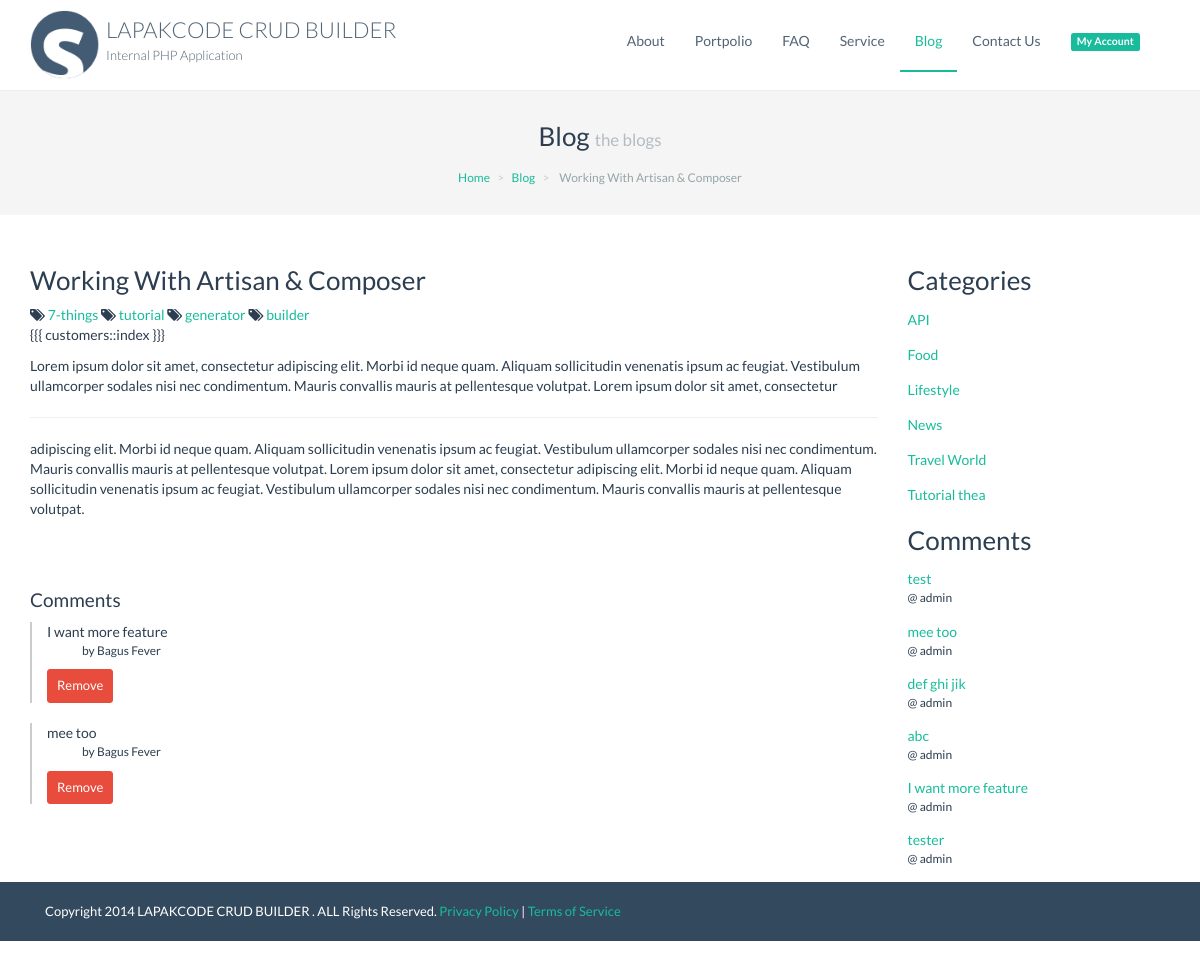
Screenshot of /blog/read/working-with-artisan-composer with the database file from the repository.
### tables this page shows
CREATE TABLE `tb_menu` (
  `menu_id` int(11) NOT NULL,
  `parent_id` int(11) DEFAULT '0',
  `module` varchar(50) DEFAULT NULL,
  `url` varchar(100) DEFAULT NULL,
  `menu_name` varchar(100) DEFAULT NULL,
  `menu_type` char(10) DEFAULT NULL,
  `role_id` varchar(100) DEFAULT NULL,
  `deep` smallint(2) DEFAULT NULL,
  `ordering` int(6) DEFAULT NULL,
  `position` enum('top','sidebar','both') DEFAULT NULL,
  `menu_icons` varchar(30) DEFAULT NULL,
  `active` enum('0','1') DEFAULT '1',
  `access_data` text,
  `allow_guest` enum('0','1') DEFAULT '0'
);

CREATE TABLE `tb_module` (
  `module_id` int(11) NOT NULL,
  `module_name` varchar(100) DEFAULT NULL,
  `module_title` varchar(100) DEFAULT NULL,
  `module_note` varchar(255) DEFAULT NULL,
  `module_author` varchar(100) DEFAULT NULL,
  `module_created` timestamp NULL DEFAULT NULL,
  `module_desc` text,
  `module_db` varchar(255) DEFAULT NULL,
  `module_db_key` varchar(100) DEFAULT NULL,
  `module_type` enum('master','report','proccess','core','generic','addon') DEFAULT 'master',
  `module_config` text,
  `module_lang` text
);

CREATE TABLE `tb_blogs` (
  `blogID` int(11) NOT NULL,
  `CatID` int(6) DEFAULT NULL,
  `title` text,
  `slug` text,
  `content` text,
  `created` datetime DEFAULT NULL,
  `tags` text,
  `status` enum('publish','unpublish','draft') DEFAULT 'draft',
  `image` varchar(100) DEFAULT NULL,
  `entryby` int(11) DEFAULT NULL
);

CREATE TABLE `tb_blogcomments` (
  `commentID` int(11) NOT NULL,
  `parentID` int(11) DEFAULT NULL,
  `user_id` int(11) DEFAULT NULL,
  `blogID` int(11) DEFAULT NULL,
  `name` text,
  `email` text,
  `comment` text,
  `created` timestamp NOT NULL DEFAULT CURRENT_TIMESTAMP ON UPDATE CURRENT_TIMESTAMP
);

CREATE TABLE `tb_users` (
  `id` int(11) NOT NULL,
  `group_id` int(6) DEFAULT NULL,
  `username` varchar(100) NOT NULL,
  `password` varchar(64) NOT NULL,
  `email` varchar(100) NOT NULL,
  `first_name` varchar(50) DEFAULT NULL,
  `last_name` varchar(50) DEFAULT NULL,
  `avatar` varchar(100) DEFAULT NULL,
  `active` tinyint(1) UNSIGNED DEFAULT NULL,
  `login_attempt` tinyint(2) DEFAULT '0',
  `last_login` datetime DEFAULT NULL,
  `created_at` timestamp NOT NULL DEFAULT CURRENT_TIMESTAMP,
  `updated_at` timestamp NULL DEFAULT NULL,
  `reminder` varchar(64) DEFAULT NULL,
  `activation` varchar(50) DEFAULT NULL,
  `remember_token` varchar(100) DEFAULT NULL
);

CREATE TABLE `tb_blogcategories` (
  `CatID` int(6) NOT NULL,
  `name` text,
  `slug` text,
  `descr` text,
  `enable` enum('0','1') DEFAULT NULL
);

### application/controllers/Blog.php (called while the page is built, shortened)
<?php if (!defined('BASEPATH')) exit('No direct script access allowed');
class Blog extends SB_Controller
{
  public $module     = 'blog';
  function __construct() {
    $this->load->model('blogmodel');
    $this->model = $this->blogmodel;
    $this->load->helper('text');
    $this->info = $this->model->makeInfo( $this->module);
    $this->data = array_merge( $this->data, array(
      'pageTitle'  =>   $this->info['title'],
      'pageNote'  =>  $this->info['note'],
      'pageModule'  => 'blog',
    ));
  }
  function read( $id = null)
  {
    $row = $this->model->getRowWhere('slug',$id);
    if($row)
    {
      $this->data['row'] =  $row;
    } else {
      $this->data['row'] = $this->model->getColumnTable('tb_blogs');
    }
    $this->load->model('blogcommentmodel');
    $rows_comment = $this->blogcommentmodel->getBlog( $row['blogID'] );
    $this->data['comments'] = $rows_comment;
    $this->data['id'] = $id;
    $this->data['rowsComment']      = $this->model->getComment();
    $this->data['rowsCategory']     = $this->model->getCategory();
    $this->data['rowsBlogComment']  = $this->model->getBlogComment( $row['blogID'] );
    $this->data['content'] =  $this->load->view('blog/view', $this->data ,true);
    $this->load->view('layouts/'.CNF_THEME.'/index', $this->data );
  }
}

### index.php (called while the page is built, shortened)
<?php
require_once BASEPATH.'core/CodeIgniter.php';

### application/core/SB_Model.php (called while the page is built, shortened)
<?php if (!defined('BASEPATH')) exit('No direct script access allowed');
class SB_Model extends CI_Model
{
	public $table;
	public $primaryKey;
	public function getRows( $args )
	{
		$key = $this->primaryKey;
		extract( array_merge( array(
			'page' 		=> '0' ,
			'limit'  	=> '0' ,
			'sort' 		=> '' ,
			'order' 	=> '' ,
			'params' 	=> '' ,
			'global'	=> '1'
		), $args ));
		$offset = $page-1 ;
		$limitConditional = ($page !=0 && $limit !=0) ? "LIMIT  $offset , $limit" : '';
		$orderConditional = ($sort !='' && $order !='') ?  " ORDER BY {$sort} {$order} " : '';
		$table = $this->table;
		$query = $this->db->query( $this->querySelect() . $this->queryWhere(). "
			{$params} ". $this->queryGroup() ." {$orderConditional}  {$limitConditional} ");
		$result = $query->result();
		if($key =='' ) { $key ='*'; } else { $key = $table.".".$key ; }
		$counter_select = preg_replace( '/[\s]*SELECT(.*)FROM/Usi', 'SELECT count('.$key.') as total FROM', $this->querySelect() );
		$query = $this->db->query( $counter_select . $this->queryWhere()." {$params} ". $this->queryGroup());
		$res = $query->result();
		$total = $res[0]->total;
		return $results = array('rows'=> $result , 'total' => $total);
	}
	function makeInfo( $id )
	{
		$query =  $this->db->get_where('tb_module', array('module_name'=> $id));
		$data = array();
		foreach($query->result() as $r)
		{
			$data['id']		= $r->module_id;
			$data['title'] 	= $r->module_title;
			$data['note'] 	= $r->module_note;
			$data['table'] 	= $r->module_db;
			$data['key'] 	= $r->module_db_key;
			$data['config'] = SiteHelpers::CF_decode_json($r->module_config);
			$field = array();
			foreach($data['config']['grid'] as $fs)
			{
				foreach($fs as $f)
					$field[] = $fs['field'];
			}
			$data['field'] = $field;
		}
		return $data;
	}
}
?>

### application/models/Blogcommentmodel.php (called while the page is built, shortened)
<?php if (!defined('BASEPATH')) exit('No direct script access allowed');
class Blogcommentmodel extends SB_Model
{
	public static function querySelect(  ){
		return "   SELECT tb_blogcomments.* FROM tb_blogcomments   ";
	}
	public static function queryWhere(  ){
		return "  WHERE tb_blogcomments.commentID IS NOT NULL   ";
	}
	public static function queryGroup(){
		return "   ";
	}
}
?>

### application/models/Blogmodel.php (called while the page is built, shortened)
<?php if (!defined('BASEPATH')) exit('No direct script access allowed');
class Blogmodel extends SB_Model
{
  public function getCategory (  ){
    $param = array(
      'sort' => 'name' ,
      'order' => 'asc' ,
    );
    $data = $this->blogcatmodel->getRows( $param );
    $data = json_decode( json_encode( $data ), true );
    return $data['rows'];
  }
  public function getComment (  ){
    $param = array(
      'sort' => 'commentid' ,
      'order' => 'desc' ,
      'limit' => '5' ,
    );
    $data = $this->blogcommentmodel->getRows( $param );
    $data = json_decode( json_encode( $data ), true );
    foreach ( $data['rows'] as $k =>& $v ){
      $blog = $this->db->get_where( 'tb_blogs' , array( 'blogId' => $v['blogID'] ));
      $v['_blog'] = $blog->row_array();
      $user = $this->db->get_where( 'tb_users' , array( 'id' =>   $v['user_id'] ));
    }
    return $data['rows'];
  }
  public function getBlogComment ( $id ){
    $this->db->select(" tb_blogcomments.*, tb_users.first_name, tb_users.last_name " );
    $this->db->join("tb_users", "tb_blogcomments.user_id = tb_users.id ", "left");
    $comment = $this->db->get_where( 'tb_blogcomments' , array( 'blogId' => $id ) );
    $data = $comment->result_array();
    return $data;
  }
}
?>

### application/models/Blogcatmodel.php (called while the page is built, shortened)
<?php if (!defined('BASEPATH')) exit('No direct script access allowed');
class Blogcatmodel extends SB_Model
{
	public static function querySelect(  ){
		return "   SELECT tb_blogcategories.* FROM tb_blogcategories   ";
	}
	public static function queryWhere(  ){
		return "  WHERE tb_blogcategories.CatID IS NOT NULL   ";
	}
	public static function queryGroup(){
		return "   ";
	}
}
?>

### application/helpers/site_helper.php (called while the page is built, shortened)
<?php
class SiteHelpers
{
	public static function menus( $position ='top',$active = '1')
	{
		$_this = & get_Instance();
		$data = array();
		$menu = self::nestedMenu(0,$position ,$active);
		foreach ($menu as $row)
		{
			$child_level = array();
			$p = json_decode($row->access_data,true);
			if($row->allow_guest == 1)
			{
				$is_allow = 1;
			} else {
				$is_allow = (isset($p[$_this->session->userdata('gid')]) && $p[$_this->session->userdata('gid')] ? 1 : 0);
			}
			if($is_allow ==1)
			{
				$menus2 = self::nestedMenu($row->menu_id , $position ,$active );
				$level = array(
						'menu_id'		=> $row->menu_id,
						'module'		=> $row->module,
						'menu_type'		=> $row->menu_type,
						'url'			=> $row->url,
						'menu_name'		=> $row->menu_name,
						'menu_icons'	=> $row->menu_icons,
						'childs'		=> $child_level
					);
				$data[] = $level;
			}
		}
		return $data;
	}
	public static function nestedMenu($parent=0,$position ='top',$active = '1')
	{
		$_this = & get_Instance();
		$active 	=  ($active =='all' ? "" : "AND active ='1' ");
		$Q = $_this->db->query("
		SELECT
			tb_menu.*
		FROM tb_menu WHERE parent_id ='". $parent ."' ".$active."  AND position ='{$position}'
		GROUP BY tb_menu.menu_id ORDER BY ordering
		");
		return $Q->result();
	}
}

### application/views/blog/view.php (the view, shortened to what this page needs)
<div class="page-content row">
  <div class="page-header">
    <div class="page-title">
      <h3> <?php echo $pageTitle ?> <small><?php echo $pageNote ?></small></h3>
    </div>
    <ul class="breadcrumb">
      <li><a href="<?php echo site_url('') ?>">Home</a></li>
      <li><a href="<?php echo site_url('blog') ?>"><?php echo $pageTitle ?></a></li>
      <li class="active"> <?php echo $row['title'] ?> </li>
    </ul>
  </div>
  <div class="container">
    <div class="row" >
      <div class="col-md-9" >
<?php
      if( ( $row ) ){
          $row = (array) $row;
          $htm = '
          <div class="post" >
            <div class="headline" >
              <h3>'.$row['title'].'</h3>
            </div>
            <div class="tags" >';
            $tags = explode( ',',$row['tags']);
            foreach ( $tags as $l => $tag ){
              $htm .= '
              <span><i class="fa fa-tags" ></i> <a href="'.site_url('blog/tags/'.urlencode(trim($tag))).'" >'.trim($tag).'</a></span> ';
            }
          $htm .='
            </div>
            <div class="content" >
              '. $row['content'] .'
            </div>
          </div>
          <div class="comments margin-bottom-40" >
            <h4>Comments</h4>
          ';
          if (count($rowsBlogComment)) {
            $htm .='
            <div class="margin-bottom-40" >
            <ul class="nolist comments " >
              ';
            foreach ( $rowsBlogComment as $k => $comment ){
              $htm .= '
              <div class="margin-bottom-40" >
                <div class="quote" >
                  '.$comment['comment'].'
                  <span>by '.$comment['first_name'].' ' .$comment['last_name'].' </span>
                  <p></p>
                  <div class="form-group" >
                    <a href="'.site_url('blog/getRemovecomm/'.$comment['commentID'].'/'.$row['slug']) .'" class="btn-sm btn-danger btn" >Remove</a>
                  </div>
                </div>
              </div>
              ';
            }
            $htm .= '
            </ul>
            </div>
            ';
          } else {
            $htm .= '
            <div class="margin-bottom-40" >
              no comments found.
            </div>
            ';
          }
          $htm .= '
          </div>
          ';
          echo $htm;
      } else {
        echo '
        <div class="headline" >
          <h3>Article Not found</h3>
        </div>
        ';
      }
?>
      </div>
      <div class="col-md-3" >
<?php
    $this->load->view('blog/sidebar');
?>
      </div>
    </div>
</div>

### application/views/blog/sidebar.php
<div class="widget" >
  <div class="headline" >
    <h3>Categories</h3>
    <ul class="nolist" >
<?php
    foreach ( $rowsCategory as $k => $cat ){
      echo  '
      <li><a href="'.site_url('blog/category/'.$cat['CatID']).'" class="" >'.$cat['name'].'</a> </li>';
    }
?>
    </ul>
  </div>
</div>
<div class="widget comments" >
  <div class="headline" >
    <h3>Comments</h3>
    <ul class="nolist" >
<?php
    foreach ( $rowsComment as $k => $comment ){
      echo  '
      <li><a href="'.site_url('blog/read/'.$comment['_blog']['slug']).'" class="" >'.word_limiter($comment['comment'],8).' </a><span>@ '.$comment['_user']['username'].'</span> </li>';
    }
?>
    </ul>
  </div>
</div>
<link href="<?php echo base_url('sximo/css/modules/blog.css') ?>" rel="stylesheet" type="text/css"/>

### application/views/layouts/mango/index.php (shortened to what this page needs)
<!DOCTYPE html>
<html lang="en">
<head>
	<link href="<?php echo base_url().'sximo/themes/mango/css/bootstrap.min.css';?>" rel="stylesheet" type="text/css" />
	<link href="<?php echo base_url().'sximo/themes/mango/css/animate.css';?>" rel="stylesheet" type="text/css" />
	<link href="<?php echo base_url().'sximo/themes/mango/font-awesome/css/font-awesome.min.css';?>" rel="stylesheet" type="text/css" />
	<link href="<?php echo base_url()?>sximo/css/icons.min.css" rel="stylesheet" type="text/css" />
	<link href="<?php echo base_url()?>sximo/themes/mango/js/fancybox/source/jquery.fancybox.css" rel="stylesheet" type="text/css" />
	<link href="<?php echo base_url()?>sximo/themes/mango/js/fancybox/source/helpers/jquery.fancybox-thumbs.css?v=1.0.7" rel="stylesheet" type="text/css" />
	<link href="<?php echo base_url()?>sximo/js/plugins/bootstrap.summernote/summernote.css" rel="stylesheet" type="text/css" />
	<link href="<?php echo base_url()?>sximo/js/plugins/datepicker/css/bootstrap-datetimepicker.min.css" rel="stylesheet" type="text/css" />
	<link href="<?php echo base_url()?>sximo/js/plugins/bootstrap.datetimepicker/css/bootstrap-datetimepicker.min.css" rel="stylesheet" type="text/css" />
	<link href="<?php echo base_url()?>sximo/js/plugins/select2/select2.css" rel="stylesheet" type="text/css" />
	<link href="<?php echo base_url()?>sximo/themes/mango/css/mango.css" rel="stylesheet" type="text/css" />
  	</head>
<body >
<header>
	<div class="container">
		<div class="navbar navbar-default ">
				<div class="navbar-header">
					<a href="<?php echo base_url() ?>" class="navbar-brand site-logo">
					<img src="<?php echo base_url().'sximo/themes/mango/img/logo.png'?>" class="img-responsive" width="70" height="70" />
					<span class="logo_title"> <?php echo CNF_APPNAME ?></span>
					<span class="logo_subtitle"><?php echo CNF_APPDESC ?></span>
					</a>
				</div>
				<div class="navbar-collapse collapse">
				<?php $this->load->view('layouts/mango/topbar');?>
				</div>
			</div>
		</div>
</header>
		<div style="min-height:400px; padding-bottom:50px;">
			<?php echo $content ?>
		</div>
<div id="footer">
	<div class=" container">
		<div class="col-md-7"> Copyright 2014 <?php echo CNF_APPNAME ?> . ALL Rights Reserved. <a href="#">Privacy Policy</a> | <a href="#">Terms of Service</a></div>
		<div class="col-md-5"></div>
	</div>
</div>
</body>
</html>

### application/views/layouts/mango/topbar.php (shortened to what this page needs)
<?php $menus = SiteHelpers::menus('top') ;?>
 	  <ul class="nav navbar-nav navbar-collapse collapse navbar-right"  id="topmenu">
		<?php foreach ($menus as $menu) :?>
			 <li class="<?php if($this->uri->segment(1) == $menu['module']) echo 'active';?>" >
			 	<a
				<?php if($menu['menu_type'] =='external') :?>
					href="<?php echo site_url($menu['url']);?>"
				<?php else : ?>
					href="<?php echo site_url($menu['module']);?>"
				<?php endif; ?>
				 <?php if(count($menu['childs']) > 0 ) echo 'class="dropdown-toggle" data-toggle="dropdown" ';?>>
			 		<i class="<?php  echo $menu['menu_icons'];?>"></i> <span>
						<?php  echo $menu['menu_name'];?>
					</span>
				</a>
			</li>
		<?php endforeach;?>
			<li><a href="javascript://ajax" class="dropdown-toggle" data-toggle="dropdown"><span class="label label-success"> My Account</span></a>
			</li>
  </ul>

### sximo/css/modules/blog.css (style rules this page uses)
.comments .quote { border-left: 2px solid #ccc; padding-left: 15px; }
.comments .quote span { display: block; margin-left: 35px; font-size: 12px; }
ul.nolist { padding: 0px; list-style: none; }
.widget li { margin: 15px 0px; font-size: 14px; }
.widget.comments li span { display: block; font-size: 12px; }
.margin-bottom-40 { margin-bottom: 20px; }

### rows the page displays
tb_menu: menu_name "About"
tb_menu: menu_name "Portpolio"
tb_menu: menu_name "FAQ"
tb_menu: menu_name "Service"
tb_menu: menu_name "Blog"
tb_menu: menu_name "Contact Us"
tb_module: module_title "Blog", module_note "the blogs"
tb_blogs: title "Working With Artisan & Composer", tags "7-things", tags "tutorial", tags "generator", tags "builder", content "{{{ customers::index }}} Lorem ipsum dolor sit amet, consectetur adipiscing elit. Morbi id neque quam. Aliquam sollicitudin venenatis ipsum ac feugiat. Vestibulum ullamcorper sodales nisi nec condimentum. Mauris convallis mauris at pellentesque volutpat. Lorem ipsum dolor sit amet, consectetur adipiscing elit. Morbi id neque quam. Aliquam sollicitudin venenatis ipsum ac feugiat. Vestibulum ullamcorper sodales nisi nec condimentum. Mauris convallis mauris at pellentesque volutpat. Lorem ipsum dolor sit amet, consectetur adipiscing elit. Morbi id neque quam. Aliquam sollicitudin venenatis ipsum ac feugiat. Vestibulum ullamcorper sodales nisi nec condimentum. Mauris convallis mauris at…"
tb_blogcomments: comment "I want more feature", user.first_name "Bagus", user.last_name "Fever"
tb_blogcomments: comment "mee too", user.first_name "Bagus", user.last_name "Fever"
tb_blogcategories: name "API"
tb_blogcategories: name "Food"
tb_blogcategories: name "Lifestyle"
tb_blogcategories: name "News"
tb_blogcategories: name "Travel World"
tb_blogcategories: name "Tutorial thea"
tb_users: username "admin"

### other values shown
CNF_APPNAME "LAPAKCODE CRUD BUILDER"
CNF_APPDESC "Internal PHP Application"
word_limiter($comment['comment'],8) "test"
word_limiter($comment['comment'],8) "mee too"
word_limiter($comment['comment'],8) "def ghi jik"
word_limiter($comment['comment'],8) "abc"
word_limiter($comment['comment'],8) "I want more feature"
word_limiter($comment['comment'],8) "tester"
